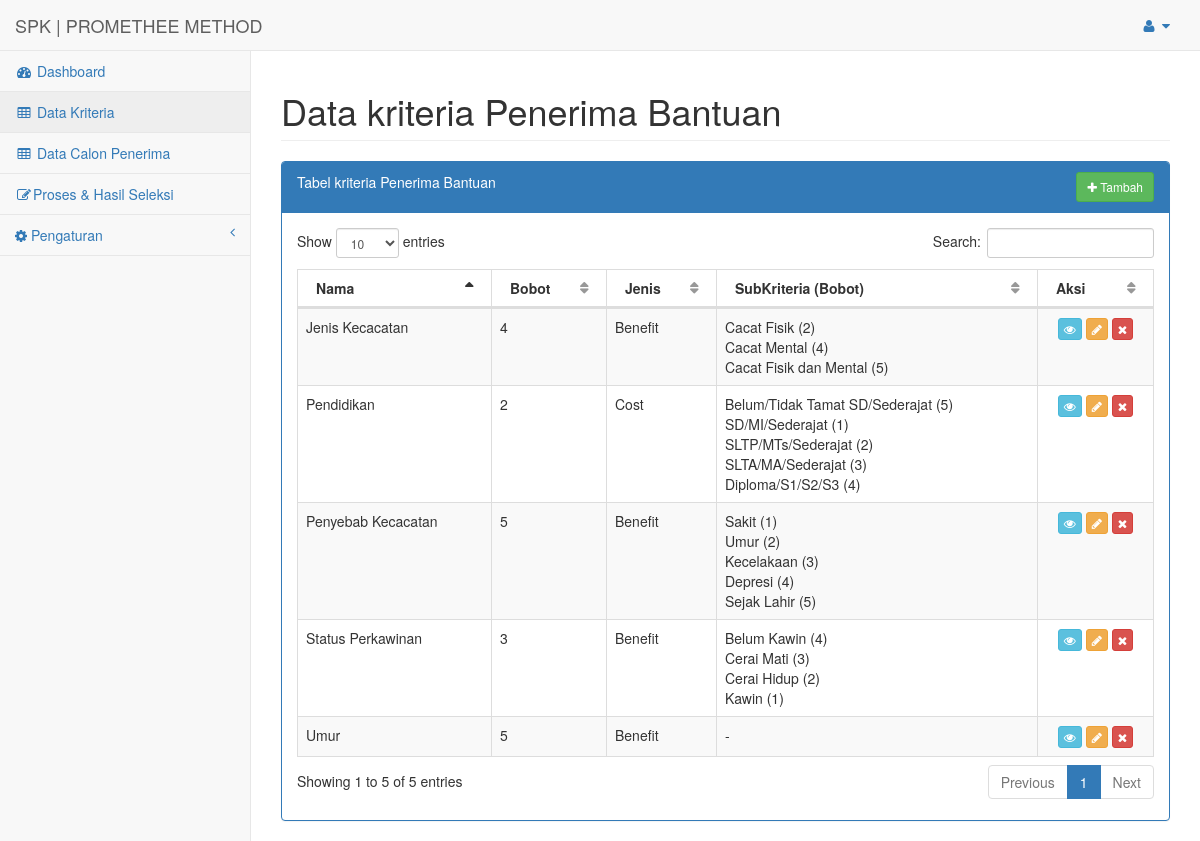
The app's page /index.php?url=data_kriteria (signed in) with its own data.
### tables this page shows
CREATE TABLE `subkriteria` (
  `id` int(11) NOT NULL,
  `kriteria_id` int(11) DEFAULT '0',
  `nama` varchar(50) DEFAULT '0',
  `bobot` double DEFAULT '0'
);

CREATE TABLE `kriteria` (
  `id` int(11) NOT NULL,
  `nama` varchar(255) NOT NULL,
  `bobot` double NOT NULL,
  `jenis` varchar(50) NOT NULL
);

### config/routes.php (called while the page is built, shortened)
<?php
$include = [];
if(isset($_GET['url'])){
	switch ($_GET['url']) {
		case 'data_kriteria':
			$include[] = 'halaman/kriteria/index.php';
			break;
	}
}else{
	$include[] = 'halaman/dashboard.php';
}
?>

### config/kriteria/load_data.php (called while the page is built)
<?php
include 'config/koneksi.php';
$hasil = mysqli_query($koneksi, "SELECT kriteria.id, kriteria.nama, kriteria.bobot, kriteria.jenis, subkriteria.nama as nama_subkriteria , subkriteria.bobot as bobot_subkriteria, subkriteria.id as subkriteria_id FROM kriteria left join subkriteria on (kriteria.id=subkriteria.kriteria_id)");
while ($data = mysqli_fetch_assoc($hasil)) {
	$datas[$data['nama']][] = $data;
}
 ?>

### halaman/kriteria/index.php (the view)
<div id="page-wrapper">
    <div class="row">
        <div class="col-lg-12">
            <h1 class="page-header">Data kriteria Penerima Bantuan</h1>
        </div>
    </div>
    <div class="row">
        <div class="col-lg-12">
            <div class="panel panel-primary">
                <div class="panel-heading" style="padding-bottom: 20px">
                    <div>
                        Tabel kriteria Penerima Bantuan
                    <?php if ($_SESSION['level']=='superadmin'): ?>
                    <a href="index.php?url=data_kriteria_tambah" class="btn btn-sm btn-success" style="float: right;"><i class="fa fa-plus"></i> Tambah
                    </a>
                    <?php endif ?>
                    </div>
                </div>
                <div class="panel-body">
                    <div class="dataTable_wrapper">
                        <table width="100%" class="table table-striped table-bordered table-hover" id="dataTables-example">
                            <thead>
                                <tr>
                                    <th>Nama</th>
                                    <th>Bobot</th>
                                    <th>Jenis</th>
                                    <th>SubKriteria (Bobot)</th>
                                    <th>Aksi</th>
                                </tr>
                            </thead>
                            <tbody>
                            <?php if(isset($datas)): ?>
                                <?php foreach($datas as $data): ?>
                                <tr>
                                    <td><?php echo $data[0]['nama']; ?></td>
                                    <td><?php echo $data[0]['bobot']; ?></td>
                                    <td><?php echo $data[0]['jenis']; ?></td>
                                    <td>
                                        <?php foreach($data as $data_sub): ?>
                                        <?php if ($data_sub['nama_subkriteria'] != 'input'): ?>
                                              <?php echo $data_sub['nama_subkriteria'].' ('.$data_sub['bobot_subkriteria'].')'; ?>
                                        <?php else: ?>
                                            -
                                        <?php endif ?>
                                        <br>
                                        <?php   endforeach; ?>
                                    </td>
                                    <td align="center">
                                        <a href="index.php?url=data_kriteria_lihat&id=<?php echo $data[0]['id'] ?>" class="btn btn-xs btn-info" title="Lihat">
                                            <i class="fa fa-eye"></i>
                                        </a>
                                        <?php if ($_SESSION['level']=='superadmin'): ?>
                                        <a href="index.php?url=data_kriteria_ubah&id=<?php echo $data[0]['id'] ?>" class="btn btn-xs btn-warning" title="Ubah">
                                            <i class="fa fa-pencil"></i>
                                        </a>
                                        <a href="config/kriteria/proses_hapus.php?&id=<?php echo $data[0]['id'] ?>" class="btn btn-xs btn-danger" title="Hapus" onclick="return confirm('Apakah anda yakin ingin menghapus?')" >
                                            <i class="fa fa-remove"></i>
                                        </a>
                                        <?php endif ?>
                                    </td>
                                </tr>
                            <?php endforeach; ?>
                            <?php endif; ?>
                            </tbody>
                        </table>
                    </div>
                </div>
            </div>
        </div>
    </div>
</div>

### halaman/header.php (shortened to what this page needs)
<!DOCTYPE html>
<html lang="en">
<head>
    <link href="asset/bower_components/bootstrap/dist/css/bootstrap.min.css" rel="stylesheet">
    <link href="asset/bower_components/metisMenu/dist/metisMenu.min.css" rel="stylesheet">
    <link href="asset/bower_components/datatables-plugins/integration/bootstrap/3/dataTables.bootstrap.css" rel="stylesheet">
    <link href="asset/dist/css/sb-admin-2.css" rel="stylesheet">
    <link href="asset/bower_components/font-awesome/css/font-awesome.min.css" rel="stylesheet" type="text/css">
</head>
<body>
    <div id="wrapper">
        <nav class="navbar navbar-default navbar-static-top" role="navigation" style="margin-bottom: 0">
            <div class="navbar-header">
                <a class="navbar-brand" href="index.php?url=dashboard">SPK | PROMETHEE METHOD</a>
            </div>
            <ul class="nav navbar-top-links navbar-right">
                <li class="dropdown">
                    <a class="dropdown-toggle" data-toggle="dropdown" href="#">
                        <i class="fa fa-user fa-fw"></i>  <i class="fa fa-caret-down"></i>
                    </a>
                </li>
            </ul
            <div class="navbar-default sidebar" role="navigation">
                <div class="sidebar-nav navbar-collapse">
                    <ul class="nav" id="side-menu">
                        <li>
                            <a href="index.php?url=dashboard"><i class="fa fa-dashboard fa-fw"></i> Dashboard</a>
                        </li>
                        <li>
                            <a href="index.php?url=data_kriteria"><i class="fa fa-table fa-fw"></i> Data Kriteria</a>
                        </li>
                        <li>
                            <a href="index.php?url=data_calon"><i class="fa fa-table fa-fw"></i> Data Calon Penerima</a>
                        </li>
                        <li>
                            <a href="index.php?url=proses_seleksi"><i class="fa fa-edit fa-fw"></i>Proses & Hasil Seleksi</a>
                        </li>
                        <?php if ($_SESSION['level']=='superadmin'): ?>
                        <li>
                            <a href="#"><i class="fa fa-gear"></i> Pengaturan<span class="fa arrow"></span></a>
                        </li>
                        <?php endif ?>
                    </ul>
                </div>
            </div>
        </nav>

### index.php (shortened to what this page needs)
<?php
include 'config/routes.php';
 include 'halaman/header.php';
foreach ($req as $key => $value) {
	require_once $value;
}
foreach ($include as $key => $value) {
	require_once $value;
}
include 'halaman/footer.php';
?>

### halaman/footer.php (shortened to what this page needs)
    </div>
</body>
</html>

### records on screen
subkriteria: kriteria.nama "Status Perkawinan", kriteria.bobot "3", kriteria.jenis "Benefit", nama "Belum Kawin", bobot "4"
subkriteria: nama "Cerai Mati", bobot "3"
subkriteria: nama "Cerai Hidup", bobot "2"
subkriteria: nama "Kawin", bobot "1"
subkriteria: kriteria.nama "Jenis Kecacatan", kriteria.bobot "4", kriteria.jenis "Benefit", nama "Cacat Fisik", bobot "2"
subkriteria: nama "Cacat Mental", bobot "4"
subkriteria: nama "Cacat Fisik dan Mental", bobot "5"
subkriteria: kriteria.nama "Pendidikan", kriteria.bobot "2", kriteria.jenis "Cost", nama "Belum/Tidak Tamat SD/Sederajat", bobot "5"
subkriteria: nama "SD/MI/Sederajat", bobot "1"
subkriteria: nama "SLTP/MTs/Sederajat", bobot "2"
subkriteria: nama "SLTA/MA/Sederajat", bobot "3"
subkriteria: nama "Diploma/S1/S2/S3", bobot "4"
subkriteria: kriteria.nama "Penyebab Kecacatan", kriteria.bobot "5", kriteria.jenis "Benefit", nama "Sakit", bobot "1"
subkriteria: nama "Umur", bobot "2"
subkriteria: nama "Kecelakaan", bobot "3"
subkriteria: nama "Depresi", bobot "4"
subkriteria: nama "Sejak Lahir", bobot "5"
subkriteria: kriteria.nama "Umur", kriteria.bobot "5", kriteria.jenis "Benefit"
